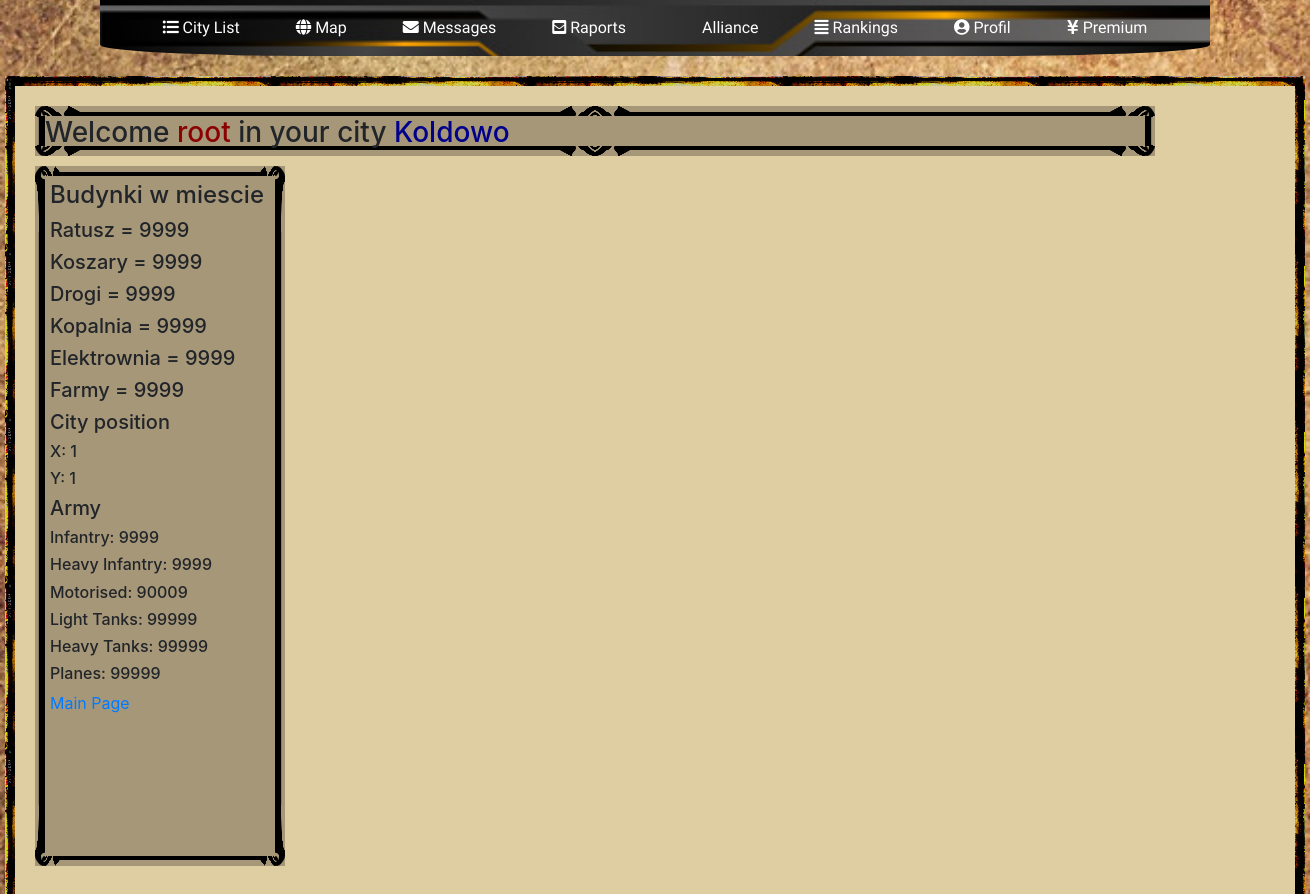
The app's page /miasto/1/ (signed in), older data.
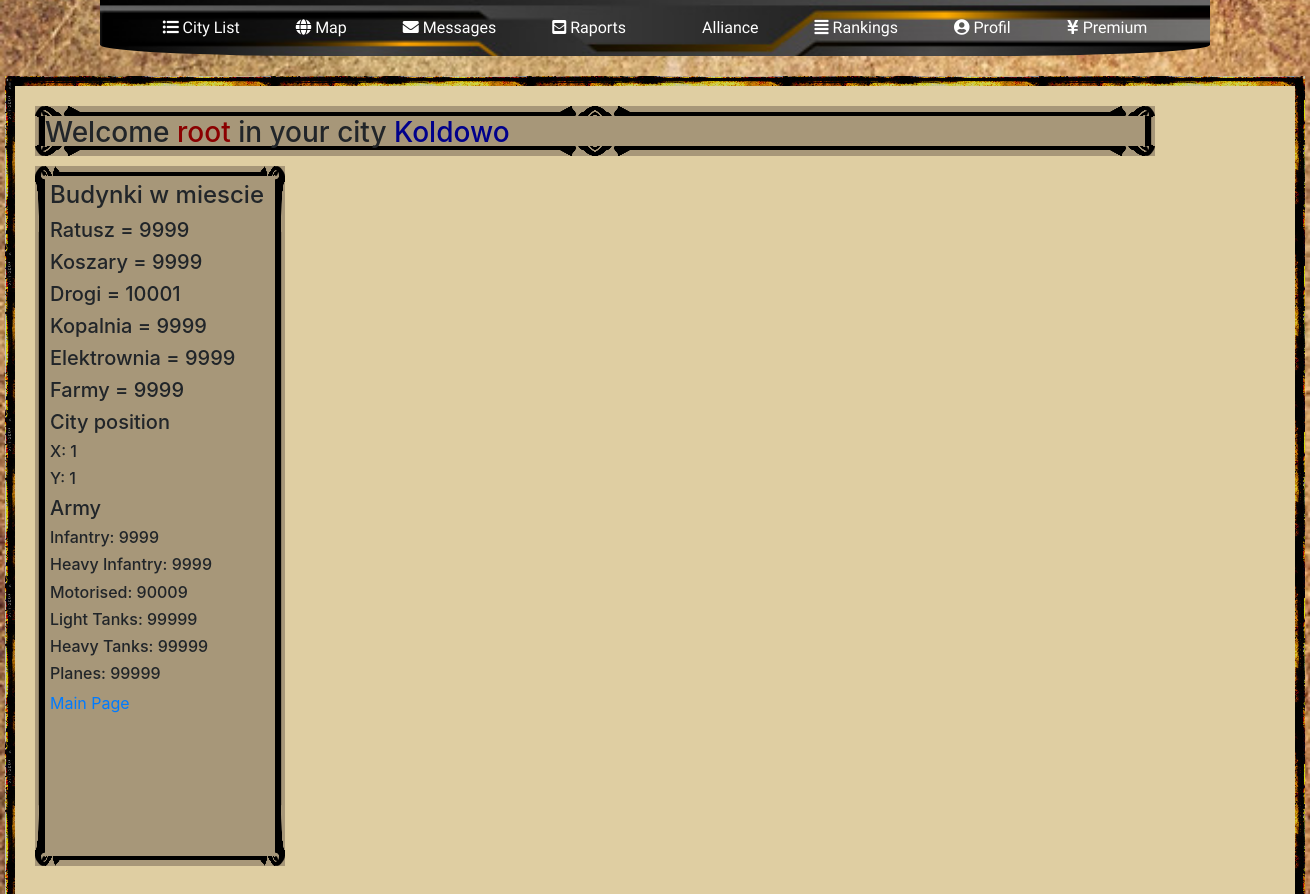
The same page, newer data.
### cityMap/models.py (models this page shows, shortened)
class CityOwned(models.Model):
    city_owner = models.ForeignKey('auth.User', on_delete=models.CASCADE)
    city_name = models.CharField(max_length=100, default="City")
    is_capital = models.BooleanField(default=False)
    pos_x = models.IntegerField(default=1)
    pos_y = models.IntegerField(default=1)
    server = models.ForeignKey(Server, on_delete=models.CASCADE, blank=True, null=True)
    town_hall = models.IntegerField(default=1)
    barracks = models.IntegerField(default=1)
    roads = models.IntegerField(default=1)
    mines = models.IntegerField(default=1)
    power_plant = models.IntegerField(default=1)
    farms = models.IntegerField(default=1)
    housing = models.IntegerField(default=1)
    infantry = models.IntegerField(default=0)
    hinfantry = models.IntegerField(default=0)
    planes = models.IntegerField(default=0)
    ltanks = models.IntegerField(default=0)
    htanks = models.IntegerField(default=0)
    motorized = models.IntegerField(default=0)
    food = models.IntegerField(default=0)
    electricity = models.IntegerField(default=0)
    ore = models.IntegerField(default=0)
    population = models.IntegerField(default=100)
    points = models.IntegerField(default=100)

### cityMap/views.py (the view)
# urls.py: path('<int:id_of_city>/', views.main_page_city_id, name='main_page_city_id'),
@login_required(login_url='../../../../../../../')
def main_page_city_id(request, id_of_city):
    brak_miasta = 0
    user = request.user
    city = CityOwned.objects.get(city_owner=user.id, id=id_of_city)
    return render(request, 'indexCityMap.html', {'brak_miasta': brak_miasta, 'city': city})

### cityMap/templates/indexCityMap.html (shortened to what this page needs)
{% extends 'cityMap.html' %}
{% block cityPanel %}
  <div class="container">
    <nav class="navbar navbar-expand-lg navbar-dark center">
        <div class="custom-center">
            <div class="collapse navbar-collapse" id="navbarNav">
                <ul class="navbar-nav">
                    <li class="nav-item active">
                        <a class="nav-link" href="/miasto/city_list/  "><i class="fa fa-list-ul"></i> City List</a>
                    </li>
                    <li class="nav-item active">
                        <a class="nav-link" href="../mapa/"><i class="fa fa-globe"></i> Map</a>
                    </li>
                    <li class="nav-item active">
                        <a class="nav-link" href="../wiadomosci/"><i class="fa fa-envelope"></i> Messages</a>
                    </li>
                    <li class="nav-item active">
                        <a class="nav-link" href="../../raporty/"><i class="fa fa-envelope-square"></i> Raports</a>
                    </li>
                    <li class="nav-item active">
                        <a class="nav-link" href="../sojusz/"><i class="fa fa-rebel"></i> Alliance</a>
                    </li>
                    <li class="nav-item active">
                        <a class="nav-link" href="../rankingi/"><i class="fa fa-align-justify"></i> Rankings</a>
                    </li>
                    <li class="nav-item active">
                        <a class="nav-link" href="../profil/"><i class="fa fa-user-circle"></i> Profil</a>
                    </li>
                    <li class="nav-item active">
                        <a class="nav-link" href="../premium/"><i class="fas fa-yen-sign"></i> Premium</a>
                    </li>
                </ul>
            </div>
        </div>
    </nav>
</div>
    <div style="width:100%;">
        <div id="centerDiv">
            <div id="containerDiv">
                <div id="cityWelcomeDiv">
                    <h3>Welcome <span style="color:darkred">{{ user.username }}</span> in your city <span style="color:darkblue"> {{ city.city_name }} </span></h3>
                </div>
                <div id="cityInfoDiv">
                        <h4>Budynki w miescie</h4>
                        <h5>Ratusz = {{ city.town_hall }} </h5>
                        <h5>Koszary = {{ city.barracks }}</h5>
                        <h5>Drogi = {{ city.roads }}</h5>
                        <h5>Kopalnia = {{ city.mines }}</h5>
                        <h5>Elektrownia = {{ city.power_plant }}</h5>
                        <h5>Farmy = {{ city.farms }}</h5>
                        <h5>City position</h5>
                        <h6>X: {{ city.pos_x }}</h6>
                        <h6>Y: {{ city.pos_y }}</h6>
                        <h5>Army</h5>
                        <h6>Infantry: {{ city.infantry }}</h6>
                        <h6>Heavy Infantry: {{ city.hinfantry }}</h6>
                        <h6>Motorised: {{ city.motorized }}</h6>
                        <h6>Light Tanks: {{ city.ltanks }}</h6>
                        <h6>Heavy Tanks: {{ city.htanks }}</h6>
                        <h6>Planes: {{ city.planes }}</h6>
                        <a href="../">Main Page</a>
                    </div>
                <div id="cityRenderDiv"></div>
            </div>
        </div>
    </div>
{% endblock %}

Row changes from the older to the newer data that the page shows:
changed CityOwned "Koldowo": roads "9999" → "10001"
